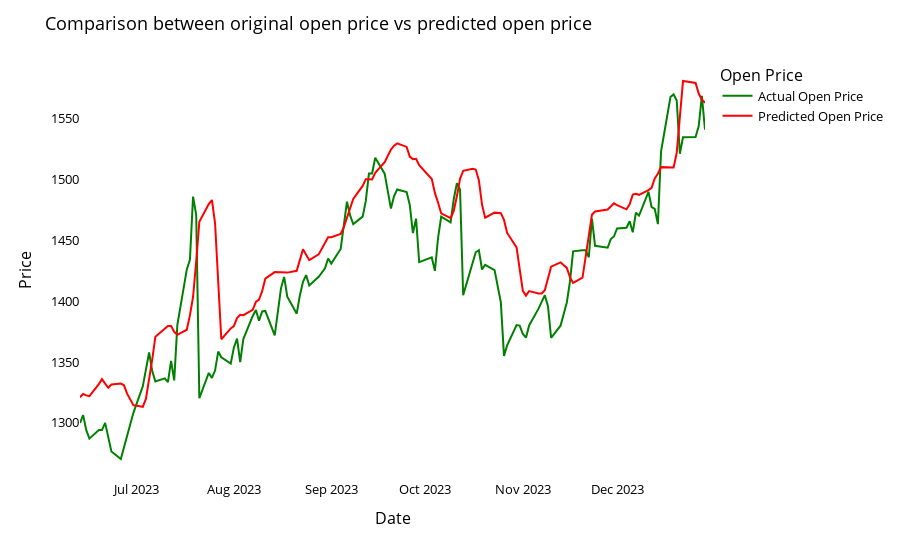

Notebook source saved alongside this figure:
### Code cell
import plotly.express as px
# Filter the dates
start_date = '2023-06-13'
df_filtered = df[df['Date'] >= start_date]
dates_col = df_filtered['Date'].values

# Flatten the arrays
testY_flat = testYInv.flatten()
testPredict_flat = testPredictInv.flatten()

# Create a DataFrame that contains the necessary data
df_plot = pd.DataFrame({
    'Date': dates_col,
    'Actual Open Price': testY_flat,
    'Predicted Open Price': testPredict_flat
})

# Melt the DataFrame to have 'Actual Open Price' and 'Predicted Open Price' in the same column
df_plot_melt = df_plot.melt(id_vars='Date', value_vars=['Actual Open Price', 'Predicted Open Price'], var_name='Type', value_name='Price')

# Create the line plots
fig = px.line(df_plot_melt, x='Date', y='Price', color='Type', 
              color_discrete_map={'Actual Open Price':'green', 'Predicted Open Price':'red'})

fig.update_layout(title_text='Comparison between original open price vs predicted open price',
                  plot_bgcolor='white', font_size=13, font_color='black', legend_title_text='Open Price')

# Show the plot
fig.show()

### Figure 1 — Plotly figure (JSON) as saved in the notebook; plotly's stock layout.template omitted (floating-point values rounded to 4 significant figures; data arrays with more than 128 entries replaced by an {"elided": "..."} marker saying what was removed)
{"data": [{"hovertemplate": "Type=Actual Open Price<br>Date=%{x}<br>Price=%{y}<extra></extra>", "legendgroup": "Actual Open Price", "line": {"color": "green", "dash": "solid"}, "marker": {"symbol": "circle"}, "mode": "lines", "name": "Actual Open Price", "orientation": "v", "showlegend": true, "type": "scatter", "x": {"elided": "136 str values"}, "xaxis": "x", "y": {"elided": "136 float values"}, "yaxis": "y"}, {"hovertemplate": "Type=Predicted Open Price<br>Date=%{x}<br>Price=%{y}<extra></extra>", "legendgroup": "Predicted Open Price", "line": {"color": "red", "dash": "solid"}, "marker": {"symbol": "circle"}, "mode": "lines", "name": "Predicted Open Price", "orientation": "v", "showlegend": true, "type": "scatter", "x": {"elided": "136 str values"}, "xaxis": "x", "y": {"elided": "136 float values"}, "yaxis": "y"}], "layout": {"font": {"color": "black", "size": 13}, "legend": {"title": {"text": "Open Price"}, "tracegroupgap": 0}, "margin": {"t": 60}, "plot_bgcolor": "white", "title": {"text": "Comparison between original open price vs predicted open price"}, "xaxis": {"anchor": "y", "domain": [0, 1], "title": {"text": "Date"}}, "yaxis": {"anchor": "x", "domain": [0, 1], "title": {"text": "Price"}}}}
